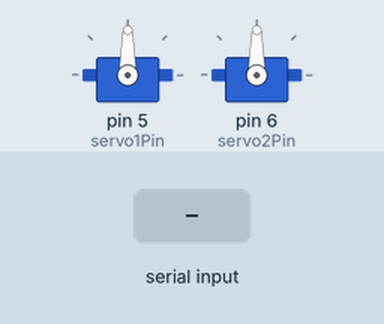
This sketch was run on a simulated Arduino Uno, built with avr-gcc and run on an emulated ATmega328P. Parts: 2 × servo. Inputs (shaded band) come from the test bench. What the sketch prints to the serial monitor is not drawn.

Above: at 1.2 s.
1.3 s: "<servo>,,45;" received over Serial
At 2.2 s:
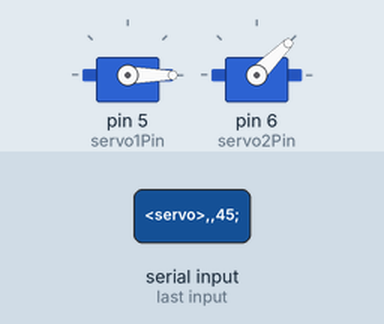
Timing chart, 0 to 4.3 s (numbered marks = the images above; inputs shaded):
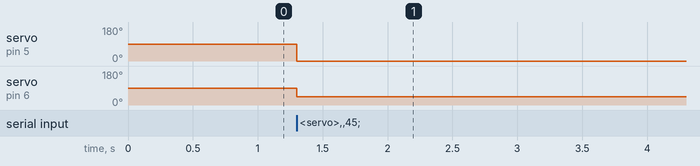

Measured:
- after the input at 1.3 s, servo on pin 5 (servo1Pin): 90° → 0° at once; servo on pin 6 (servo2Pin): 90° → 45° at once

The sketch:

CameraServoCtrl.ino
```cpp
#include <Servo.h>

Servo servo1;
Servo servo2;

const int servo1Pin = 5;
const int servo2Pin = 6;

void setup() {
  Serial.begin(115200);
  servo1.attach(servo1Pin);
  servo2.attach(servo2Pin);
  Serial.println("Arduino ready");
}

void loop() {
  if (Serial.available() > 0) {
    String input = Serial.readStringUntil(';');
    //Serial.print("Received: ");
    //Serial.println(input);

    if (input.startsWith("<servo>,")) {
      input = input.substring(8); // 移除 "<servo>,"
      int commaIndex = input.indexOf(',');
      if (commaIndex != -1) {
        int angle1 = input.substring(0, commaIndex).toInt();
        int angle2 = input.substring(commaIndex + 1).toInt();

        servo1.write(angle1);
        servo2.write(angle2);

        /*
        Serial.print("Set angles: ");
        Serial.print(angle1);
        Serial.print(", ");
        Serial.println(angle2);
        */
      }
    }

    // 清空串口缓冲区
    while(Serial.available() > 0) {
      Serial.read();
    }

    //Serial.println("Ready for next command");
  }
}
```
